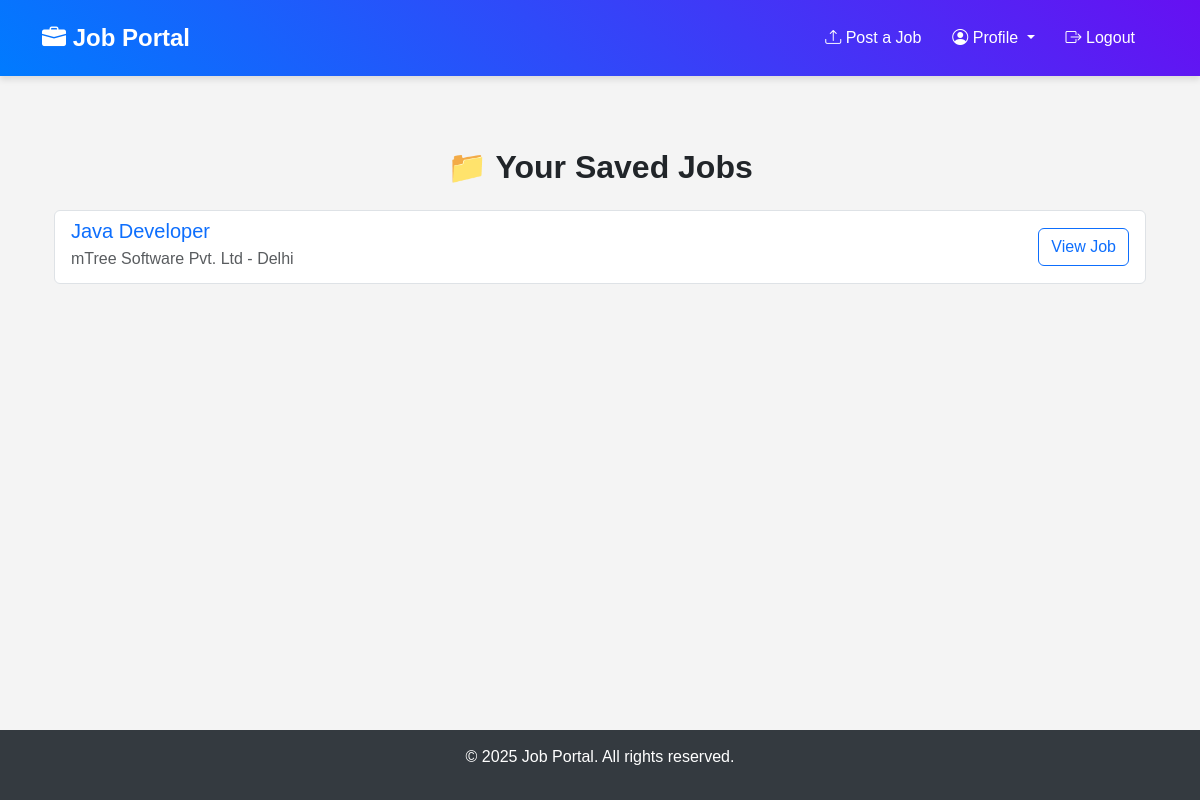
Page /saved-jobs/ (signed in) on the earlier database version.
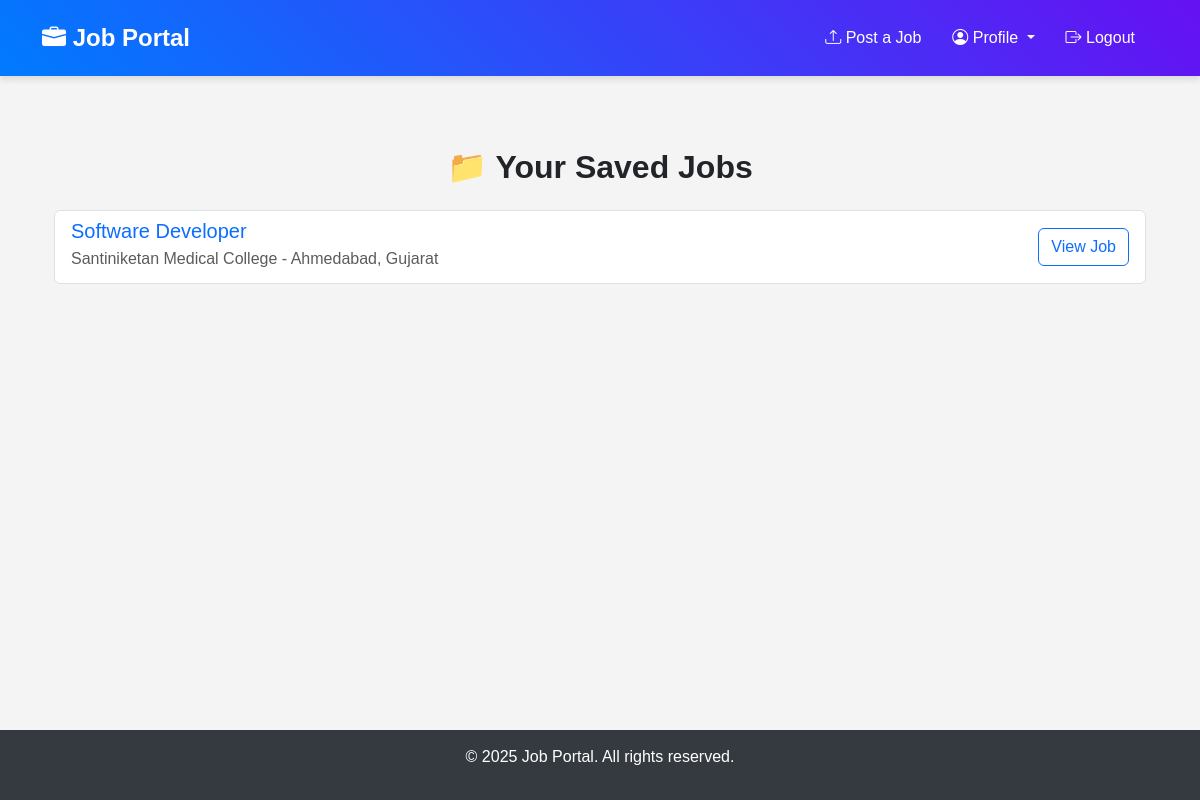
Same page on the later database version.
### jobs/models.py (models this page shows, shortened)
class SavedJob(models.Model):
    user = models.ForeignKey(User, on_delete=models.CASCADE)
    job = models.ForeignKey("Job", on_delete=models.CASCADE)
    saved_at = models.DateTimeField(auto_now_add=True)
    class Meta:
        unique_together = ("user", "job")  # Prevent duplicate saves

class Job(models.Model):
    JOB_TYPE_CHOICES = [
        ("full_time", "Full Time"),
        ("part_time", "Part Time"),
        ("contract", "Contract"),
        ("internship", "Internship"),
    ]
    title = models.CharField(max_length=255)
    company = models.CharField(max_length=255)
    posted_by = models.ForeignKey(User, on_delete=models.CASCADE)
    description = models.TextField()
    job_type = models.CharField(max_length=50, choices=JOB_TYPE_CHOICES)
    location = models.CharField(max_length=255)
    salary = models.DecimalField(max_digits=10, decimal_places=2)
    experience = models.CharField(max_length=100)  # e.g., "2-3 years"
    education = models.CharField(max_length=100)  # e.g., "Bachelor's Degree"
    mandatory_skills = models.TextField()  # Comma-separated skills
    created_at = models.DateTimeField(auto_now_add=True)
    updated_at = models.DateTimeField(auto_now=True)

### jobs/views.py (the view)
# urls.py: path("saved-jobs/", SavedJobsListView.as_view(), name="saved_jobs_list"),
class SavedJobsListView(LoginRequiredMixin, View):
    template_name = "jobs/saved_jobs_list.html"
    def get(self, request):
        saved_jobs = SavedJob.objects.filter(user=request.user)
        return render(request, self.template_name, {"saved_jobs": saved_jobs})

### jobs/templates/jobs/saved_jobs_list.html (shortened to what this page needs)
{% extends 'jobs/base.html' %}
{% block content %}
<div class="container mt-5">
    <h2 class="text-center fw-bold">📁 Your Saved Jobs</h2>
    {% if saved_jobs %}
    <ul class="list-group mt-4">
        {% for saved_job in saved_jobs %}
        <li class="list-group-item d-flex justify-content-between align-items-center">
            <div>
                <h5 class="mb-1 text-primary">{{ saved_job.job.title }}</h5>
                <p class="mb-1 text-muted">{{ saved_job.job.company }} - {{ saved_job.job.location }}</p>
            </div>
            <a href="{% url 'job_detail' saved_job.job.id %}" class="btn btn-outline-primary">View Job</a>
        </li>
        {% endfor %}
    </ul>
    {% else %}
    <p class="text-center text-muted mt-4">You haven't saved any jobs yet.</p>
    {% endif %}
</div>
{% endblock %}

Differences in the rows shown:
removed SavedJob: job "Java Developer", job.company "mTree Software Pvt. Ltd", job.location "Delhi"
added SavedJob: job "Software Developer", job.company "Santiniketan Medical College", job.location "Ahmedabad, Gujarat"
